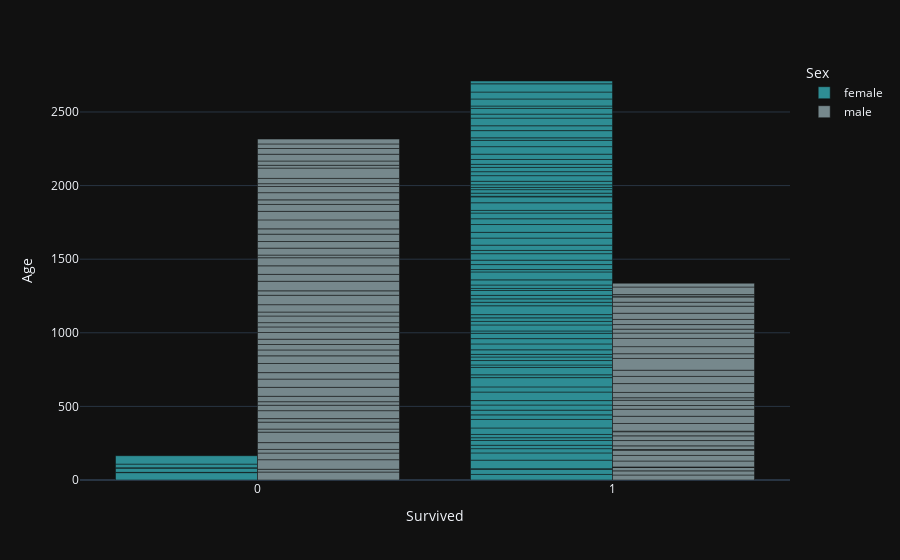

This figure's notebook cell:
### Code cell
px.bar(data_frame=df , x = 'Survived' , y = 'Age' ,color='Sex', color_discrete_sequence = ['#2e8d94','#76888c']).update_layout(template="plotly_dark",barmode = 'group') 
# fig.update_layout(template="plotly_dark")

### Figure 1 — Plotly figure (JSON) as saved in the notebook; plotly's stock layout.template omitted (floating-point values rounded to 4 significant figures)
{"data": [{"alignmentgroup": "True", "hovertemplate": "Sex=female<br>Survived=%{x}<br>Age=%{y}<extra></extra>", "legendgroup": "female", "marker": {"color": "#2e8d94", "pattern": {"shape": ""}}, "name": "female", "offsetgroup": "female", "orientation": "v", "showlegend": true, "textposition": "auto", "type": "bar", "x": [1, 1, 1, 1, 1, 1, 1, 1, 1, 1, 0, 1, 1, 0, 1, 1, 1, 0, 1, 1, 1, 1, 1, 0, 1, 1, 1, 1, 1, 1, 1, 1, 1, 1, 1, 1, 1, 1, 1, 1, 1, 1, 1, 1, 1, 1, 1, 0, 1, 1, 1, 1, 1, 1, 1, 1, 1, 1, 1, 1, 1, 1, 1, 1, 1, 1, 1, 1, 1, 1, 1, 1, 1, 1, 1, 0, 1, 1, 1, 1, 1, 1, 1, 1, 1, 1, 1, 1], "xaxis": "x", "y": [38, 35, 4, 58, 49, 29, 23, 32.5, 19, 22, 50, 44, 58, 2, 31, 32, 35, 29, 30, 58, 35, 63, 19, 2, 50, 17, 30, 24, 18, 31, 40, 36, 36, 16, 41, 24, 24, 22, 60, 24, 23, 24, 33, 14, 23, 35, 54, 25, 16, 34, 30, 44, 22, 36, 48, 39, 53, 39, 39, 18, 52, 40, 4, 21, 24, 15, 18, 24, 38, 27, 29, 21, 33, 36, 51, 57, 43, 17, 49, 33, 52, 27, 39, 16, 48, 47, 56, 19], "yaxis": "y"}, {"alignmentgroup": "True", "hovertemplate": "Sex=male<br>Survived=%{x}<br>Age=%{y}<extra></extra>", "legendgroup": "male", "marker": {"color": "#76888c", "pattern": {"shape": ""}}, "name": "male", "offsetgroup": "male", "orientation": "v", "showlegend": true, "textposition": "auto", "type": "bar", "x": [0, 1, 1, 0, 0, 0, 0, 0, 0, 1, 0, 0, 0, 0, 0, 0, 0, 0, 0, 1, 1, 1, 1, 0, 1, 0, 0, 0, 0, 0, 1, 0, 0, 0, 0, 1, 1, 0, 1, 1, 1, 0, 0, 1, 1, 0, 1, 0, 1, 0, 1, 0, 0, 0, 1, 0, 0, 0, 1, 1, 0, 1, 1, 1, 0, 1, 1, 1, 1, 0, 0, 0, 1, 1, 1, 0, 0, 1, 1, 1, 0, 1, 1, 0, 0, 0, 1, 0, 0, 1, 0, 1, 0, 0, 1], "xaxis": "x", "y": [54, 34, 28, 19, 65, 45, 25, 46, 71, 23, 21, 47, 24, 54, 37, 24, 36.5, 61, 56, 1, 3, 40, 38, 44, 37, 62, 52, 40, 37, 36, 0.92, 45.5, 38, 29, 45, 2, 25, 27, 36, 32, 28, 50, 64, 4, 52, 30, 49, 65, 48, 47, 25, 58, 55, 18, 36, 47, 45, 50, 17, 36, 36, 60, 49, 42, 61, 80, 32, 48, 56, 58, 47, 31, 36, 27, 31, 49, 42, 35, 42, 48, 19, 27, 35, 36, 70, 19, 6, 29, 46, 11, 39, 51, 31, 33, 26], "yaxis": "y"}], "layout": {"barmode": "group", "legend": {"title": {"text": "Sex"}, "tracegroupgap": 0}, "margin": {"t": 60}, "xaxis": {"anchor": "y", "domain": [0, 1], "title": {"text": "Survived"}}, "yaxis": {"anchor": "x", "domain": [0, 1], "title": {"text": "Age"}}}}
